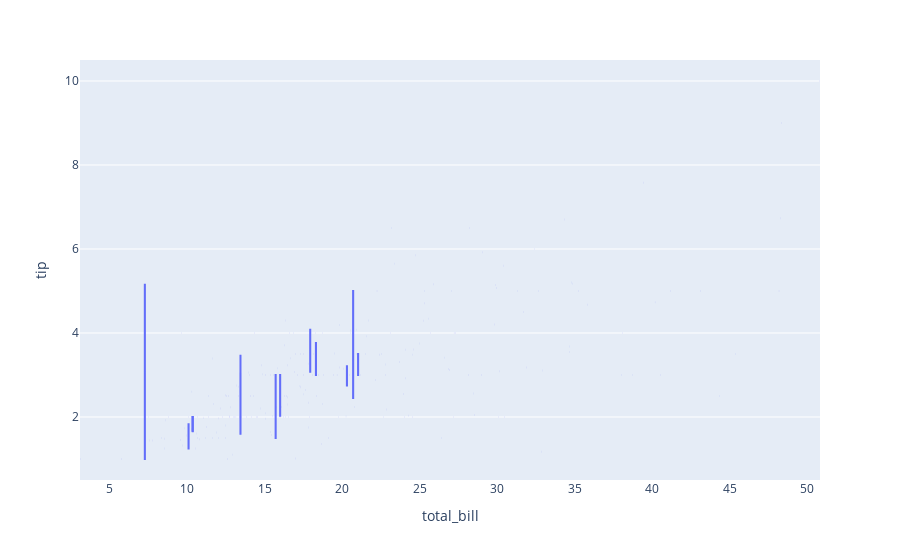

Notebook source saved alongside this figure:
### Code cell
fig = px.box(df, x="total_bill", y="tip") 
fig.show()

### Figure 1 — Plotly figure (JSON) as saved in the notebook; plotly's stock layout.template omitted (floating-point values rounded to 4 significant figures; data arrays with more than 128 entries replaced by an {"elided": "..."} marker saying what was removed)
{"data": [{"alignmentgroup": "True", "hovertemplate": "total_bill=%{x}<br>tip=%{y}<extra></extra>", "legendgroup": "", "marker": {"color": "#636efa"}, "name": "", "notched": false, "offsetgroup": "", "orientation": "v", "showlegend": false, "type": "box", "x": {"elided": "244 float values"}, "x0": " ", "xaxis": "x", "y": {"elided": "244 float values"}, "y0": " ", "yaxis": "y"}], "layout": {"boxmode": "group", "legend": {"tracegroupgap": 0}, "margin": {"t": 60}, "xaxis": {"anchor": "y", "domain": [0, 1], "title": {"text": "total_bill"}}, "yaxis": {"anchor": "x", "domain": [0, 1], "title": {"text": "tip"}}}}
